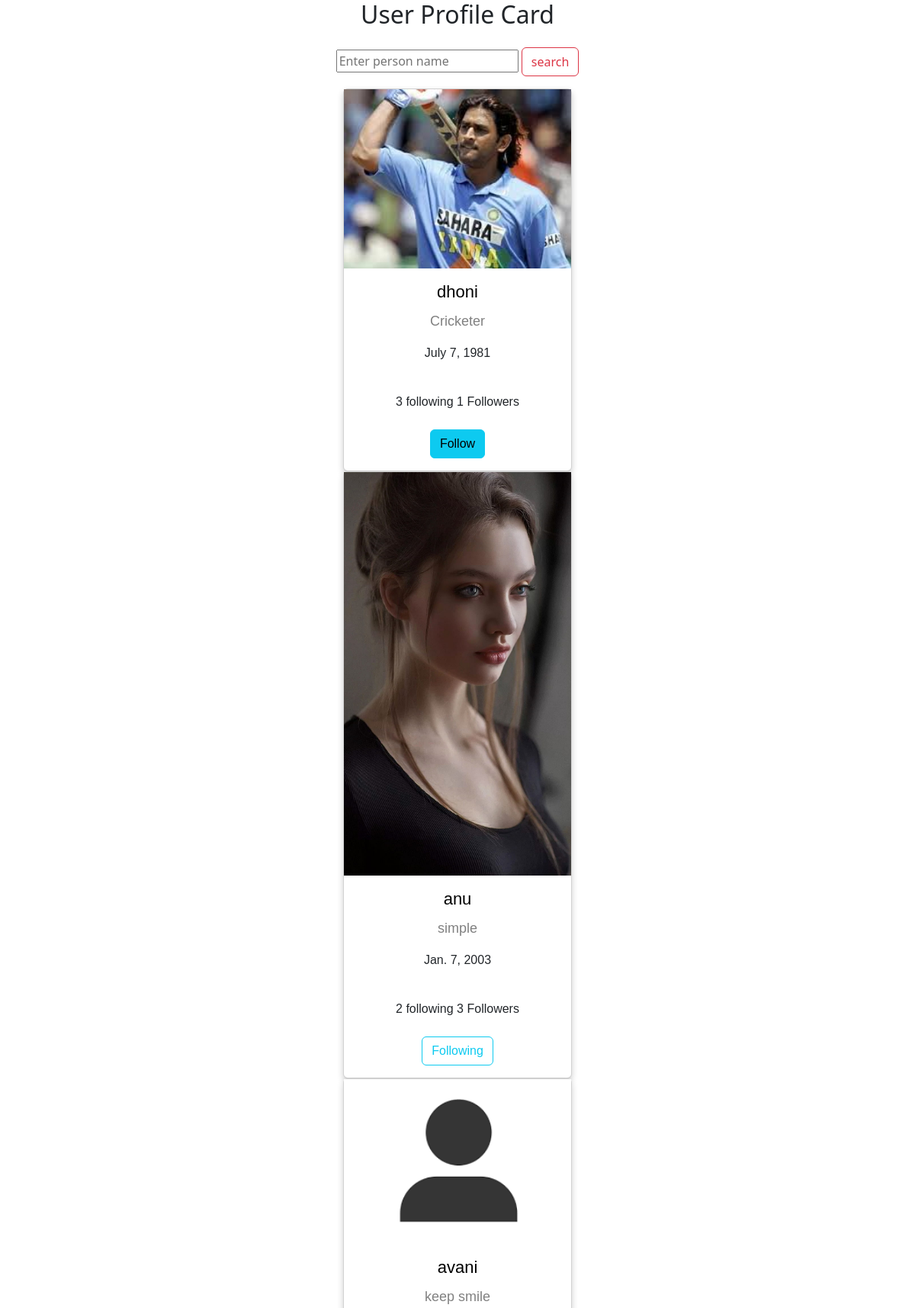
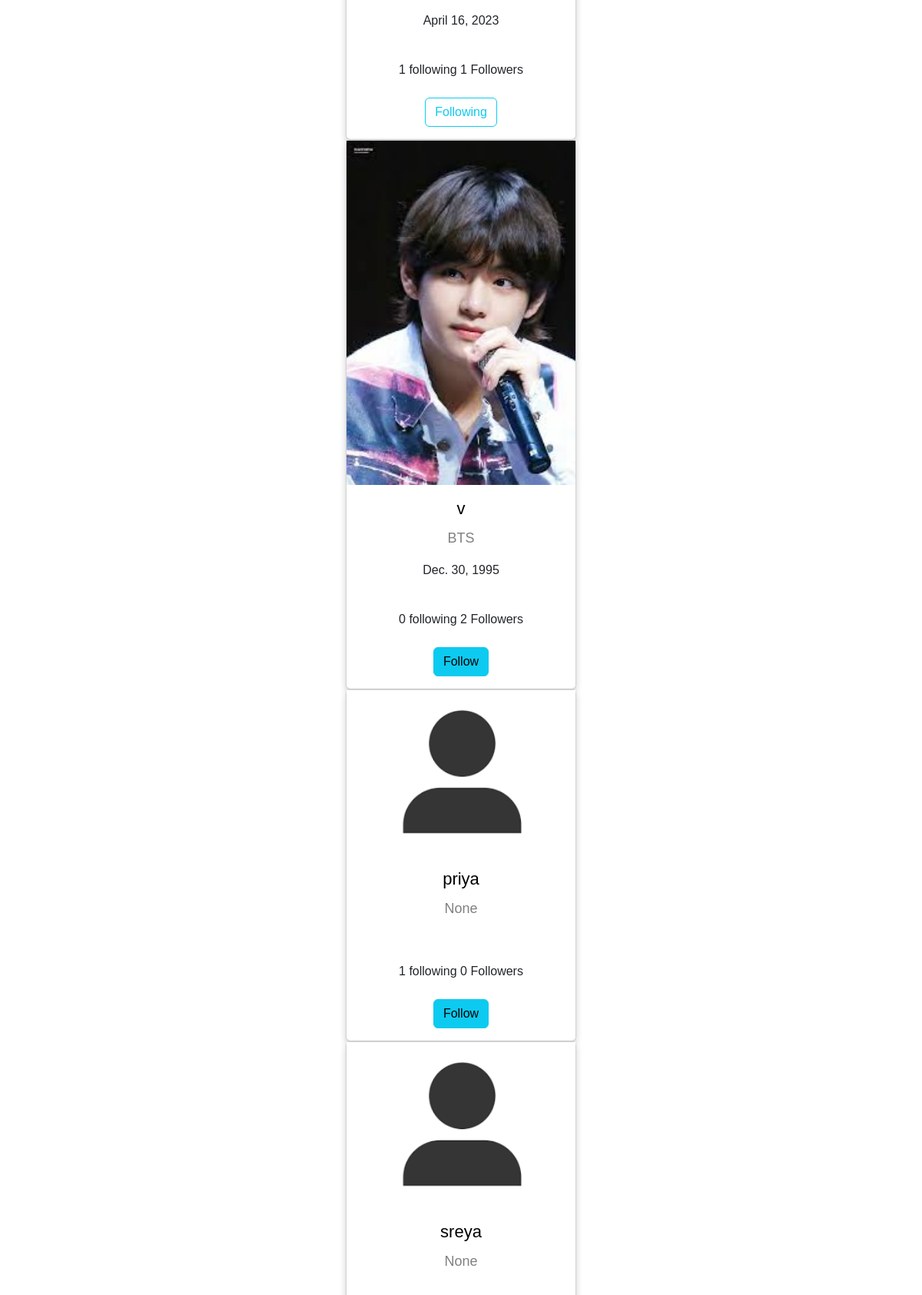
The page /profiles/all/ (signed in, upper part) on the database its author committed (2 pictures, top to bottom).
### myapp/models.py (models this page shows, shortened)
class UserProfile(models.Model):
    user=models.OneToOneField(User,on_delete=models.CASCADE,related_name="profile")
    profile_pic=models.ImageField(upload_to="profilepics",blank=True,default="/profilepics/default.jpg")
    bio=models.CharField(max_length=200,null=True)
    address=models.CharField(max_length=200,null=True)
    dob=models.DateTimeField(null=True)
    following=models.ManyToManyField("self",related_name="followed_by",symmetrical=False)
    created_date=models.DateTimeField(auto_now_add=True)
    cover_pic=models.ImageField(upload_to="coverpic",blank=True,default="/profilepics/cover.jpg")
    def __str__(self):
        return self.user.username

### myapp/views.py (the view, shortened to what this page needs)
# urls.py: path('profiles/all/',views.ProfileListView.as_view(),name='profile-list'),
@method_decorator(sign_required,name='dispatch')
class ProfileListView(ListView):
    model=UserProfile
    template_name="profile-list.html"
    context_object_name="profiles"
    def get_queryset(self):
        return UserProfile.objects.exclude(user=self.request.user)

### myapp/views.py (called while the page is built)
def sign_required(fn):
    def wrapper(request,*args,**kwargs):
        if not request.user.is_authenticated:
            messages.error(request,'Please Login')
            return redirect('login')
        return fn(request,*args,**kwargs)
    return wrapper

### myapp/templates/profile-list.html (shortened to what this page needs)
<!DOCTYPE html>
<html>
<head>
  <link href="https://cdn.jsdelivr.net/npm/bootstrap@5.3.0-alpha3/dist/css/bootstrap.min.css" rel="stylesheet">
<link rel="stylesheet" href="https://cdnjs.cloudflare.com/ajax/libs/font-awesome/4.7.0/css/font-awesome.min.css">
</head>
<body>
<h2 style="text-align:center">User Profile Card</h2>
<form action="" method="post">
 <div class="text-center pt-3 pb-3"><input type="text" name="username" placeholder="Enter person name">
  <input type="submit" value="search" class="btn btn-outline-danger"></div>
</form>
{%for profile in profiles%}
<div class="card">
  <img src="{{profile.profile_pic.url}}" alt="John" style="width:100%">
  <h1><a href="{%url 'profile-detail' profile.id%}">{{profile}}</a></h1>
  <p class="title">{{profile.bio}}</p>
  <p>{{profile.dob | date}}</p>
  <div style="margin: 24px 0;">
    {{profile.following.all | length}} following
    {{profile.followed_by.all | length}} Followers
  </div>
  <p>
  {%if request.user.profile in profile.followed_by.all%}
  <a href="{%url 'unfollow' profile.id%}" class="btn btn-outline-info">Following</a>
  {%else%}
  <a href="{%url 'follow' profile.id%}" class="btn btn-info">Follow</a>
  {%endif%}
</p>
</div>
{%endfor%}
</body>
</html>

### myapp/templates/profile-list.html (style rules this page uses)
.card { box-shadow: 0 4px 8px 0 rgba(0, 0, 0, 0.2); max-width: 300px; margin: auto; text-align: center; font-family: arial; }
.title { color: grey; font-size: 18px; }
a { text-decoration: none; font-size: 22px; color: black; }

### rows shown on the page
UserProfile: profile_pic (picture), user.username "dhoni", bio "Cricketer", dob "July 7, 1981", following.all|length "3", followed_by.all|length "1", shows "Follow"
UserProfile: profile_pic (picture), user.username "anu", bio "simple", dob "Jan. 7, 2003", following.all|length "2", followed_by.all|length "3", shows "Following"
UserProfile: profile_pic (placeholder picture), user.username "avani", bio "keep smile", dob "April 16, 2023", following.all|length "1", followed_by.all|length "1", shows "Following"
UserProfile: profile_pic (picture), user.username "v", bio "BTS", dob "Dec. 30, 1995", following.all|length "0", followed_by.all|length "2", shows "Follow"
UserProfile: profile_pic (placeholder picture), user.username "priya", bio "None", following.all|length "1", followed_by.all|length "0", shows "Follow"
UserProfile: profile_pic (placeholder picture), user.username "sreya", bio "None"
